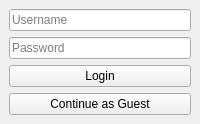
<?xml version="1.0" encoding="UTF-8"?>
<ui version="4.0">
 <class>LoginWindow</class>
 <widget class="QMainWindow" name="LoginWindow">
  <widget class="QWidget" name="centralWidget">
   <layout class="QVBoxLayout" name="verticalLayout">
    <item>
     <widget class="QLineEdit" name="usernameEdit">
      <property name="placeholderText">
       <string>Username</string>
      </property>
     </widget>
    </item>
    <item>
     <widget class="QLineEdit" name="passwordEdit">
      <property name="placeholderText">
       <string>Password</string>
      </property>
      <property name="echoMode">
       <enum>QLineEdit::Password</enum>
      </property>
     </widget>
    </item>
    <item>
     <widget class="QPushButton" name="loginButton">
      <property name="text">
       <string>Login</string>
      </property>
     </widget>
    </item>
    <item>
     <widget class="QPushButton" name="guestButton">
      <property name="text">
       <string>Continue as Guest</string>
      </property>
     </widget>
    </item>
   </layout>
  </widget>
 </widget>
 <resources/>
 <connections/>
</ui>
